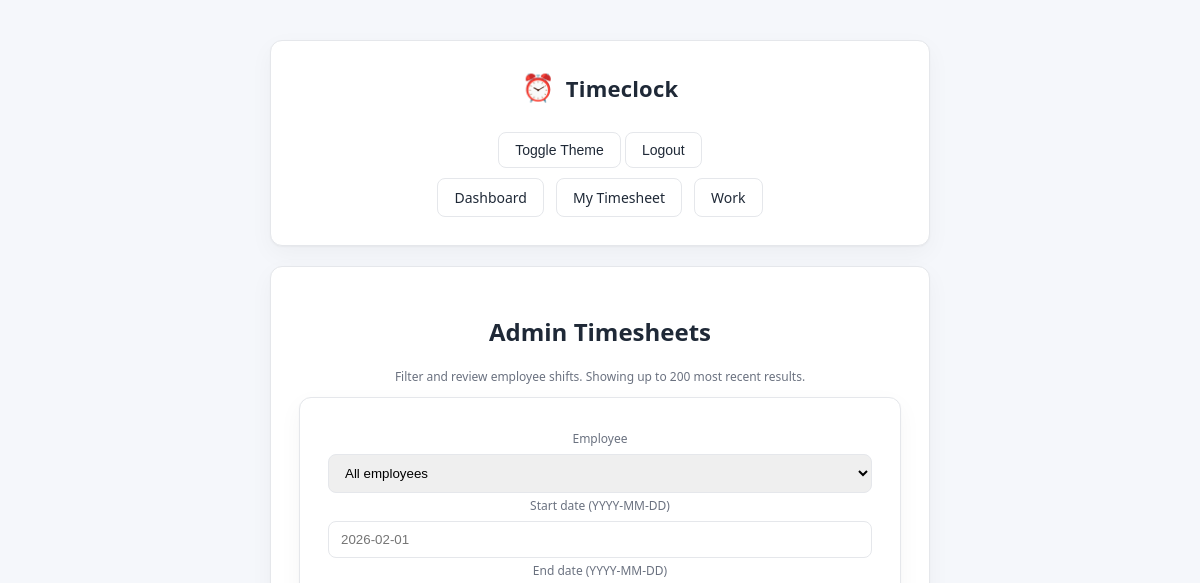
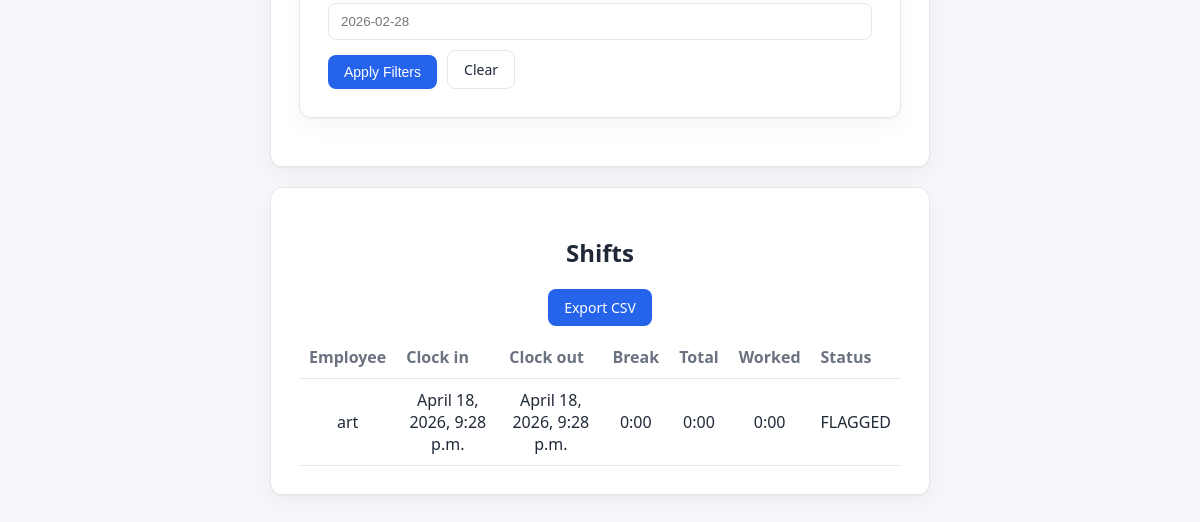
The page /portal/timesheets/ (signed in) on the database as committed earlier (2 pictures, top to bottom).
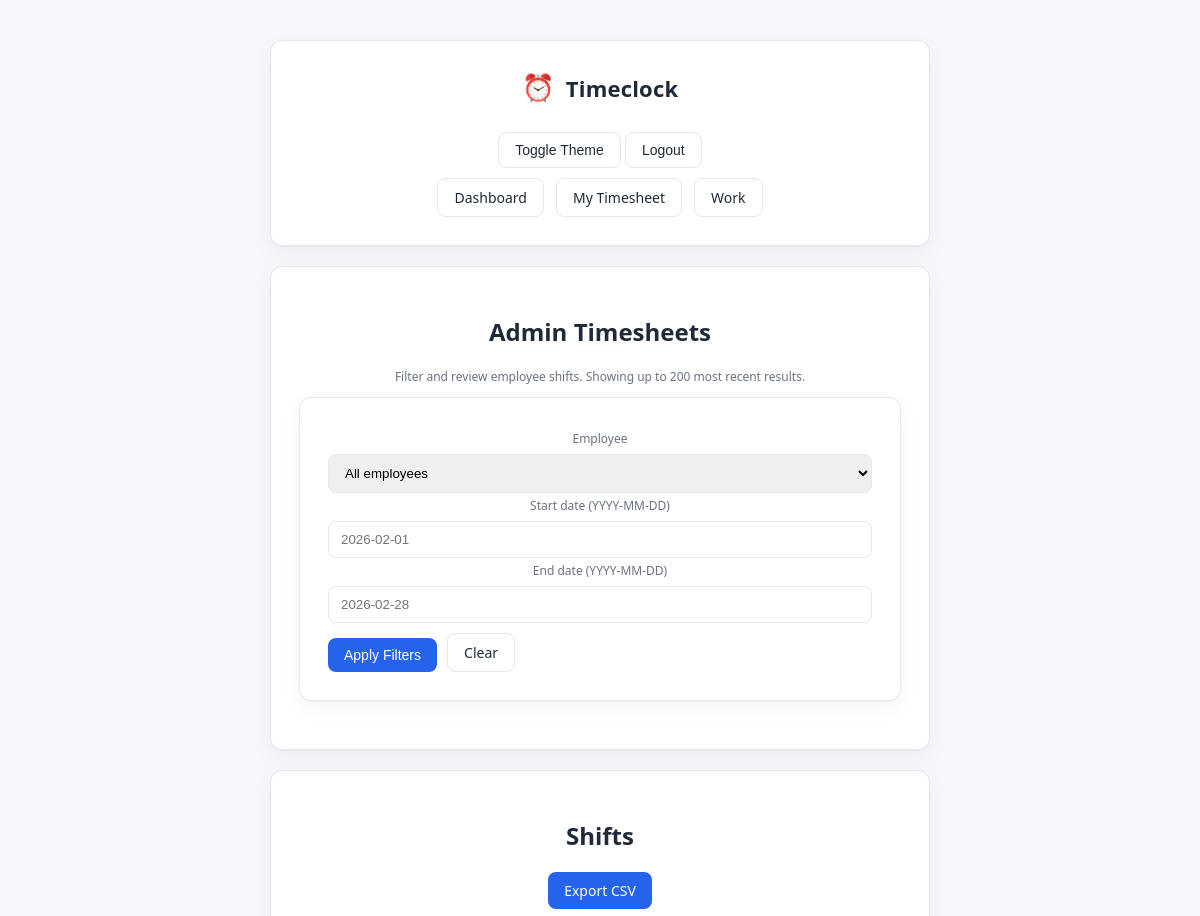
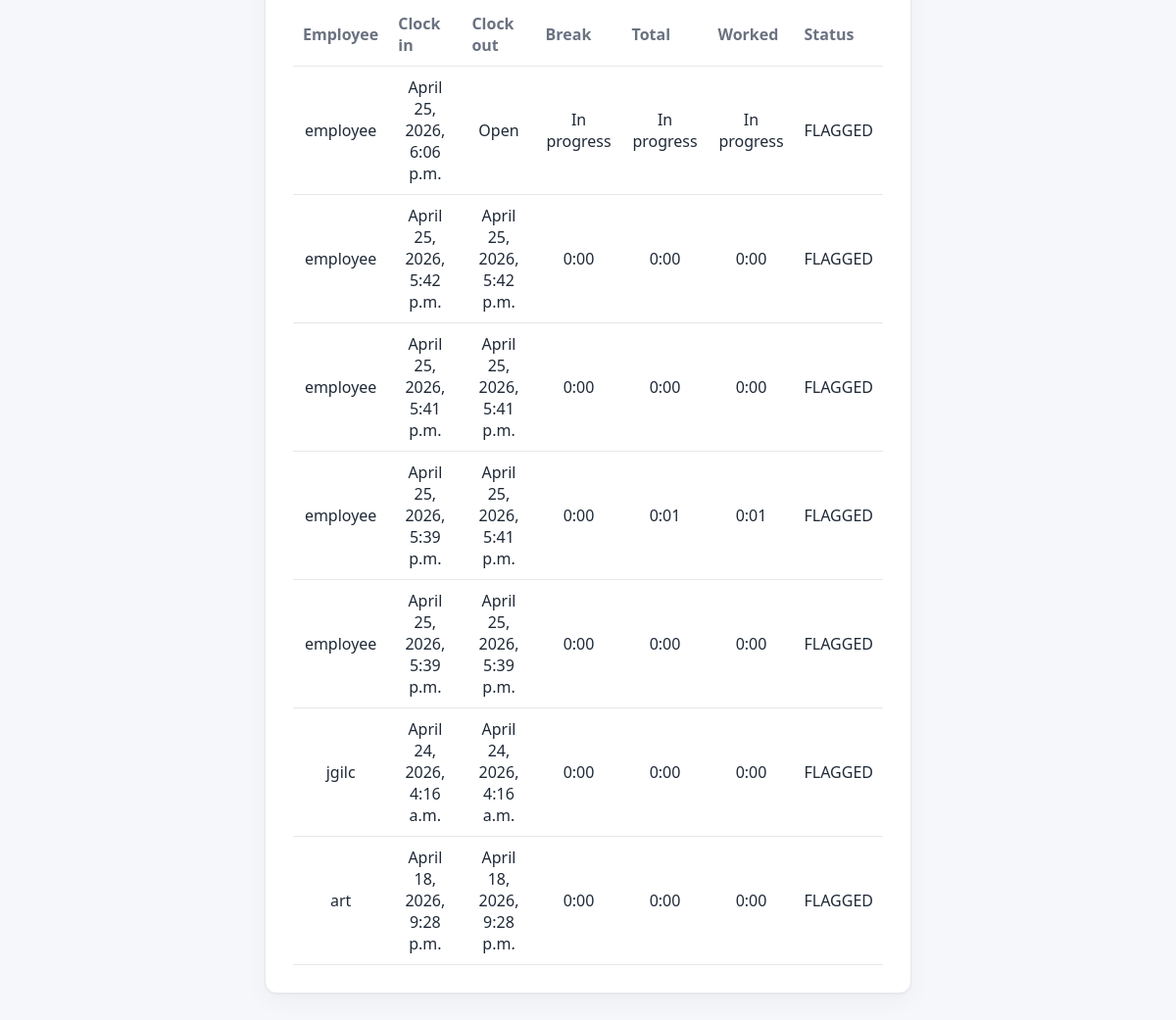
The same page on the database as committed later (2 pictures, top to bottom).
### core/models.py (models this page shows, shortened)
class WorkShift(models.Model):
    class Status(models.TextChoices):
        OPEN = "OPEN", "Open"
        CLOSED = "CLOSED", "Closed"
        EDITED = "EDITED", "Edited"
        FLAGGED = "FLAGGED", "Flagged"
    employee = models.ForeignKey(settings.AUTH_USER_MODEL, on_delete=models.CASCADE)
    scheduled_shift = models.ForeignKey(
        ScheduledShift,
        null=True,
        blank=True,
        on_delete=models.SET_NULL,
    )
    clock_in = models.DateTimeField()
    clock_out = models.DateTimeField(null=True, blank=True)
    status = models.CharField(max_length=10, choices=Status.choices, default=Status.OPEN)
    created_at = models.DateTimeField(auto_now_add=True)
    edited_by = models.ForeignKey(
        settings.AUTH_USER_MODEL,
        null=True,
        blank=True,
        on_delete=models.SET_NULL,
        related_name="edited_workshifts",
    )
    edit_reason = models.CharField(max_length=255, blank=True)
    def total_seconds(self) -> int:
        if not self.clock_out:
            return 0
        return int((self.clock_out - self.clock_in).total_seconds())
    def break_seconds(self) -> int:
        total = 0
        for b in self.meal_breaks.all():
            if b.end_time:
                total += int((b.end_time - b.start_time).total_seconds())
        return total
    def worked_seconds(self) -> int:
        total = self.total_seconds()
        if total <= 0:
            return 0
        return max(0, total - self.break_seconds())
    def fmt_hhmm(self, seconds: int) -> str:
        td = timedelta(seconds=int(seconds))
        total_minutes = int(td.total_seconds() // 60)
        hours = total_minutes // 60
        minutes = total_minutes % 60
        return f"{hours}:{minutes:02d}"
    def total_hhmm(self) -> str:
        return self.fmt_hhmm(self.total_seconds())
    def breaks_hhmm(self) -> str:
        return self.fmt_hhmm(self.break_seconds())
    def worked_hhmm(self) -> str:
        return self.fmt_hhmm(self.worked_seconds())

class MealBreak(models.Model):
    shift = models.ForeignKey(
        WorkShift,
        on_delete=models.CASCADE,
        related_name="meal_breaks",
    )
    start_time = models.DateTimeField()
    end_time = models.DateTimeField(null=True, blank=True)
    created_at = models.DateTimeField(auto_now_add=True)

### core/permissions.py (the view)
    def _wrapped(request, *args, **kwargs):
        if not request.user.is_authenticated:
            raise PermissionDenied
        is_admin_group = request.user.groups.filter(name="Admin").exists()
        if not (request.user.is_superuser or is_admin_group):
            raise PermissionDenied
        return view_func(request, *args, **kwargs)

### core/permissions.py (called while the page is built)
def portal_admin_required(view_func):
    def _wrapped(request, *args, **kwargs):
        if not request.user.is_authenticated:
            raise PermissionDenied
        is_admin_group = request.user.groups.filter(name="Admin").exists()
        if not (request.user.is_superuser or is_admin_group):
            raise PermissionDenied
        return view_func(request, *args, **kwargs)
    return _wrapped

### core/templatetags/group_tags.py (called while the page is built)
@register.filter
def in_group(user, group_name: str) -> bool:
    if user and getattr(user, 'is_superuser', False):
        return True
    if not user or not hasattr(user, "groups"):
        return False
    return user.groups.filter(name=group_name).exists()

### core/templates/core/admin_timesheets.html (shortened to what this page needs)
{% extends "core/base.html" %}
{% block content %}
  <div class="card">
    <h2>Admin Timesheets</h2>
    <p class="small">Filter and review employee shifts. Showing up to 200 most recent results.</p>
    <form method="get" class="card" style="margin-top:12px;">
      <div class="formgrid">
        <div>
          <label>Employee</label>
          <select name="employee_id">
            <option value="">All employees</option>
          </select>
        </div>
        <div>
          <label>Start date (YYYY-MM-DD)</label>
          <input type="text" name="start" value="{{ start }}" placeholder="2026-02-01" />
        </div>
        <div>
          <label>End date (YYYY-MM-DD)</label>
          <input type="text" name="end" value="{{ end }}" placeholder="2026-02-28" />
        </div>
        <div style="display:flex; align-items:end; gap:10px;">
          <button class="btn primary" type="submit">Apply Filters</button>
          <a class="btn ghost" href="{% url 'admin_timesheets' %}">Clear</a>
        </div>
      </div>
    </form>
  </div>
  <div class="card">
    <h2>Shifts</h2>
<div class="row" style="margin-bottom:10px;">
  <a class="btn primary" href="{% url 'export_timesheets' %}">
    Export CSV
  </a>
</div>
    <table>
      <thead>
        <tr>
          <th>Employee</th>
          <th>Clock in</th>
          <th>Clock out</th>
          <th>Break</th>
          <th>Total</th>
          <th>Worked</th>
          <th>Status</th>
        </tr>
      </thead>
      <tbody>
        {% for s in shifts %}
          <tr>
            <td>{{ s.employee.username }}</td>
            <td>{{ s.clock_in }}</td>
            <td>{% if s.clock_out %}{{ s.clock_out }}{% else %}Open{% endif %}</td>
            <td>
              {% if s.clock_out %}
                {{ s.breaks_hhmm }}
              {% else %}
                In progress
              {% endif %}
            </td>
            <td>
              {% if s.clock_out %}
                {{ s.total_hhmm }}
              {% else %}
                In progress
              {% endif %}
            </td>
            <td>
              {% if s.clock_out %}
                {{ s.worked_hhmm }}
              {% else %}
                In progress
              {% endif %}
            </td>
            <td>{{ s.status }}</td>
          </tr>
        {% empty %}
          <tr><td colspan="7">No shifts found for current filters.</td></tr>
        {% endfor %}
      </tbody>
    </table>
  </div>
{% endblock %}

### core/templates/core/base.html (shortened to what this page needs)
{% load static %}
{% load group_tags %}
<!doctype html>
<html data-theme="dark">
  <head>
    <link rel="stylesheet" href="{% static 'css/style.css' %}">
  </head>
  <body>
    <div class="container">
      <nav class="card">
        <div class="topbar">
          <div class="brand">
            <span style="font-size: 1.2em; margin-right: 5px;">⏰</span> Timeclock
          </div>
          <button id="themeToggle" class="btn ghost" type="button">Toggle Theme</button>
          <form method="post" action="{% url 'logout' %}" style="display:inline;">
              <button type="submit" class="btn ghost">Logout</button>
            </form>
        </div>
        <div class="navlinks">
          {% if request.user.is_authenticated %}
            {% if request.user|in_group:"Admin" %}
              <a class="btn ghost" type="button" href="{% url 'portal_home' %}">Dashboard</a>
            {% else %}
              <a class="btn ghost" type="button" href="{% url 'home' %}">Dashboard</a>
            {% endif %}
            <a class="btn ghost" type="button" href="{% url 'timesheet' %}">My Timesheet</a>
              {% if request.user|in_group:"Admin" %}
                <a class="btn ghost" type="button" href="{% url 'home' %}">Work</a>
              {% endif %}
          {% else %}
            <a class="btn ghost" type="button" href="{% url 'landing' %}">Home</a>
            <a class="btn ghost" type="button" href="{% url 'login' %}">Login</a>
          {% endif %}
        </div>
      </nav>
      {% block content %}{% endblock %}
    </div>
  </body>
</html>

### core/static/css/style.css (style rules this page uses)
:root { --bg:#f5f7fb; --card:#ffffff; --text:#1f2937; --muted:#6b7280; --border:#e5e7eb; --primary:#2563eb; --primary-hover:#1d4ed8; --success:#22c55e; --danger:#ef4444; }
a { color:var(--text) }
* { box-sizing:border-box; }
body { margin:0; min-height:100vh; color:var(--text); font-family:system-ui,-apple-system,Segoe UI,Roboto,Arial,sans-serif; text-align:center; }
.container { max-width:700px; margin:auto; padding:40px 20px; }
.card { background:var(--card); border:1px solid var(--border); border-radius:12px; padding:28px; margin-bottom:20px; box-shadow: 0 1px 2px rgba(0,0,0,0.04), 0 8px 24px rgba(0,0,0,0.04); }
.brand { font-size:22px; font-weight:700; margin-bottom:12px; letter-spacing:.2px; }
.navlinks { display:flex; justify-content:center; align-items:center; gap:12px; flex-wrap:wrap; margin-top:10px; }
.btn { border:1px solid var(--border); background:var(--card); padding:9px 16px; border-radius:8px; cursor:pointer; text-decoration:none; font-size:14px; font-weight:500; color:var(--text); transition:all .15s ease; }
.btn.primary { background:var(--primary); color:white; border:none; }
form { margin:0; }
button, input[type="submit"] { margin-top:15px; }
input,select,textarea { width:100%; padding:10px 12px; border:1px solid var(--border); border-radius:8px; margin-top:6px; transition:border .15s ease, box-shadow .15s ease; }
label { font-size:12px; color:var(--muted); }
table { width:100%; border-collapse:collapse; }
th,td { padding:10px; border-bottom:1px solid var(--border); }
th { color:var(--muted); text-align:left; }
.row { display:flex; justify-content:center; gap:10px; margin-top:15px; }
.small { font-size:12px; color:var(--muted); margin-top:10px; }
body { background-color: var(--bg); transition: background-color 0.25s ease, color 0.25s ease; }
.card { transition: background-color 0.25s ease, border-color 0.25s ease; }
a.btn.ghost { color: var(--text) !important; background: var(--card) !important; }

Rows that differ between the two databases and show on the page:
added WorkShift: employee.username "employee", clock_in "April 25, 2026, 6:06 p.m.", shows "Open", shows "In progress", status "FLAGGED"
added WorkShift: employee.username "employee", clock_in "April 25, 2026, 5:42 p.m.", clock_out "April 25, 2026, 5:42 p.m.", breaks_hhmm "0:00", total_hhmm "0:00", worked_hhmm "0:00", status "FLAGGED"
added WorkShift: employee.username "employee", clock_in "April 25, 2026, 5:41 p.m.", clock_out "April 25, 2026, 5:41 p.m.", breaks_hhmm "0:00", total_hhmm "0:00", worked_hhmm "0:00", status "FLAGGED"
added WorkShift: employee.username "employee", clock_in "April 25, 2026, 5:39 p.m.", clock_out "April 25, 2026, 5:41 p.m.", breaks_hhmm "0:00", total_hhmm "0:01", worked_hhmm "0:01", status "FLAGGED"
added WorkShift: employee.username "employee", clock_in "April 25, 2026, 5:39 p.m.", clock_out "April 25, 2026, 5:39 p.m.", breaks_hhmm "0:00", total_hhmm "0:00", worked_hhmm "0:00", status "FLAGGED"
added WorkShift: employee.username "jgilc", clock_in "April 24, 2026, 4:16 a.m.", clock_out "April 24, 2026, 4:16 a.m.", breaks_hhmm "0:00", total_hhmm "0:00", worked_hhmm "0:00", status "FLAGGED"
